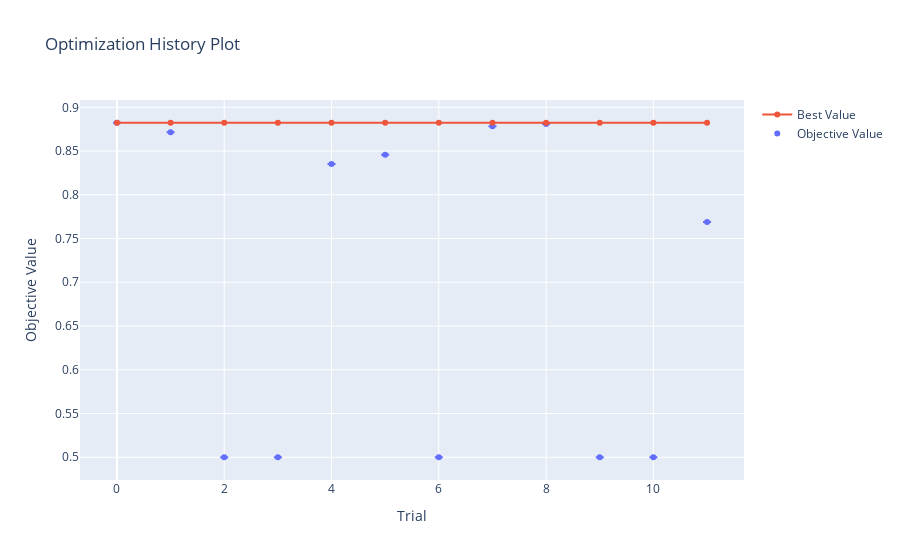

Write notebook code for a chart like this one.
### Markdown cell above
Let's take a look at the optimization history. Note, that plot is interactive, so we can zoom in:

### Code cell
# Plotting Optimization History
import optuna.visualization as vis

optimization_history_plot = vis.plot_optimization_history(study, error_bar=True)
optimization_history_plot.show()

### Figure 1 — Plotly figure (JSON) as saved in the notebook; plotly's stock layout.template omitted (floating-point values rounded to 4 significant figures)
{"data": [{"error_y": {"array": [0, 0, 0, 0, 0, 0, 0, 0, 0, 0, 0, 0], "type": "data", "visible": true}, "mode": "markers", "name": "Objective Value", "type": "scatter", "x": [0, 1, 2, 3, 4, 5, 6, 7, 8, 9, 10, 11], "y": [0.8824, 0.8716, 0.5, 0.5, 0.8351, 0.8458, 0.5, 0.8784, 0.881, 0.5, 0.5, 0.769]}, {"name": "Best Value", "type": "scatter", "x": [0, 1, 2, 3, 4, 5, 6, 7, 8, 9, 10, 11], "y": [0.8824, 0.8824, 0.8824, 0.8824, 0.8824, 0.8824, 0.8824, 0.8824, 0.8824, 0.8824, 0.8824, 0.8824]}, {"line": {"width": 0.01}, "mode": "lines", "showlegend": false, "type": "scatter", "x": [0, 1, 2, 3, 4, 5, 6, 7, 8, 9, 10, 11], "y": [0.8824, 0.8824, 0.8824, 0.8824, 0.8824, 0.8824, 0.8824, 0.8824, 0.8824, 0.8824, 0.8824, 0.8824]}, {"fill": "tonexty", "fillcolor": "rgba(255,0,0,0.2)", "mode": "none", "showlegend": false, "type": "scatter", "x": [0, 1, 2, 3, 4, 5, 6, 7, 8, 9, 10, 11], "y": [0.8824, 0.8824, 0.8824, 0.8824, 0.8824, 0.8824, 0.8824, 0.8824, 0.8824, 0.8824, 0.8824, 0.8824]}], "layout": {"title": {"text": "Optimization History Plot"}, "xaxis": {"title": {"text": "Trial"}}, "yaxis": {"title": {"text": "Objective Value"}}}}
